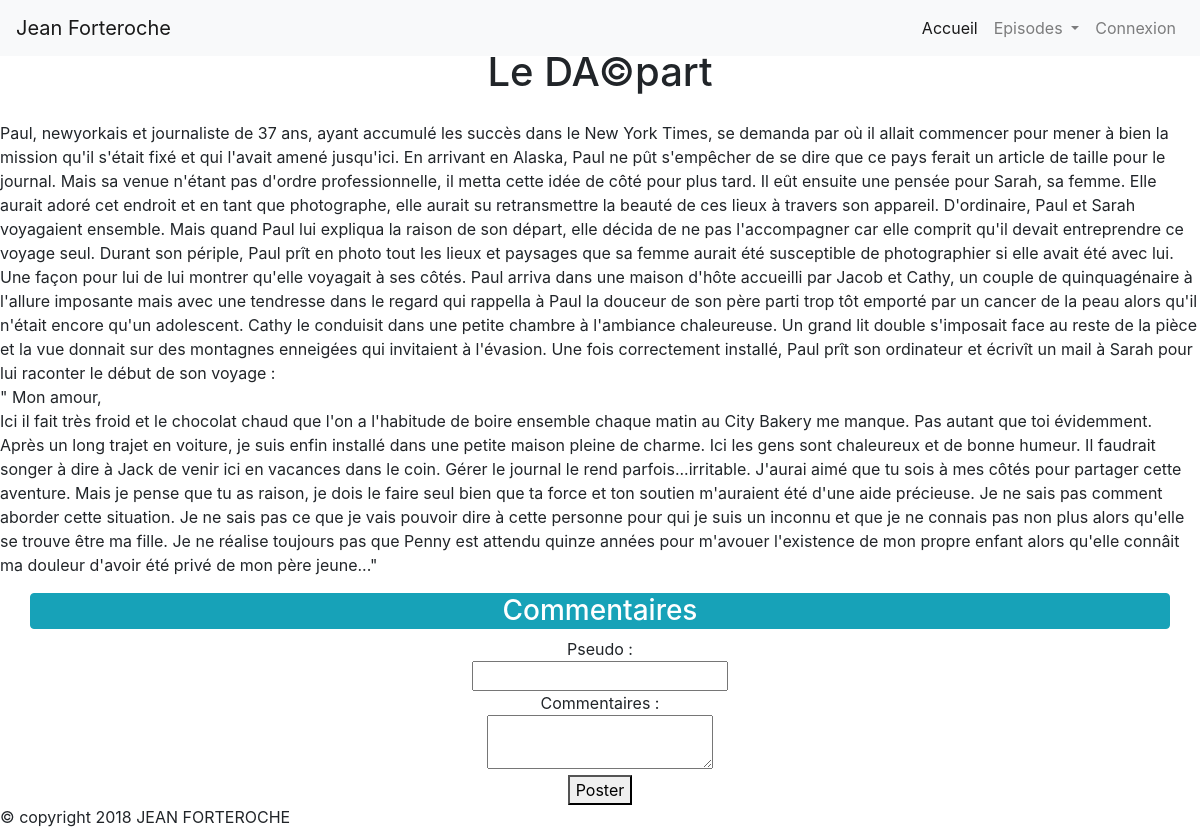
Page /?action=detailArticle&articleId=1 on the committed database.
### tables this page shows
CREATE TABLE IF NOT EXISTS `article` (
  `id` int(15) AUTO_INCREMENT NOT NULL,
  `title` varchar(30) DEFAULT NULL,
  `content` text NOT NULL,
  `date_creation` date DEFAULT NULL,
  PRIMARY KEY (`id`)
);

### controller/FrontendController.php (called while the page is built, shortened)
<?php
require_once('dao/ArticleDao.php');
class FrontendController
{
    private $articleDao;
    public function __construct()
    {
        $this->articleDao = new ArticleDao();
    }
    public function displayDetailArticle($articleId)
    {
        $article = $this->articleDao->findById($articleId);
        $articles = $this->articleDao->findAll();
        require('view/detail-article.php');
    }
}

### dao/BaseDao.php (called while the page is built, shortened)
<?php
class BaseDao
{
    public function __construct()
    {
        $this->db = mysqli_connect("localhost", "root", "", "projet4");
    }
}

### dao/ArticleDao.php (called while the page is built, shortened)
<?php
require_once('model/Article.php');
require_once('BaseDao.php');
class ArticleDao extends BaseDao
{
    public function findAll()
    {
        $result = $this->db->query("SELECT * FROM article");
        $articles = array();
        while ($article = $result->fetch_object(Article::class)) {
            array_push($articles, $article);
        }
        return $articles;
    }
    public function findById($articleId)
    {
        return $this->db
            ->query('SELECT * FROM article WHERE id = ' . $articleId)
            ->fetch_object(Article::class);
    }
}

### model/Article.php (called while the page is built, shortened)
<?php
class Article
{
    private $id;
    private $title;
    private $content;
    public function getId()
    {
        return $this->id;
    }
    public function getTitle()
    {
        return $this->title;
    }
    public function getContent()
    {
        return $this->content;
    }
}

### view/detail-article.php (the view, shortened to what this page needs)
<!DOCTYPE html>
<html lang="fr">
<head>
    <?php include('templates/head.php') ?>
</head>
<body>
<?php include("templates/header.php"); ?>
<h1 class=" text-center mt-5">
    <?php echo $article->getTitle(); ?>
</h1>
<p class="col-lg-6">
    <?php echo $article->getContent(); ?>
</p>
<h3 class="text-center border border-info rounded bg-info text-white container">Commentaires</h3>
<div class="text-center">
  <form action="?action=addComment&articleId=<?php echo $article->getId(); ?>" method="post">
    Pseudo : <br/>
    <input type="text" name="author"/><br/>
    Commentaires :<br/><textarea name="comment"></textarea><br/>
    <button type="submit">Poster</button>
  </form>
</div>
<?php include("templates/footer.php"); ?>
</body>
</html>

### rows in the picture
article: title "Le DÃ©part", content "Paul, newyorkais et journaliste de 37 ans, ayant accumulé les succès dans le New York Times, se demanda par où il allait commencer pour mener à bien la mission qu'il s'était fixé et qui l'avait amené jusqu'ici. En arrivant en Alaska, Paul ne pût s'empêcher de se dire que ce pays ferait un article de taille pour le journal. Mais sa venue n'étant pas d'ordre professionnelle, il metta cette idée de côté pour plus tard. Il eût ensuite une pensée pour Sarah, sa femme. Elle aurait adoré cet endroit et en tant que photographe, elle aurait su retransmettre la beauté de ces lieux à travers son appareil. D'ordinaire, Paul et Sarah voyagaient ensemble. Mais quand Paul lui expliqua la raison de son…"
